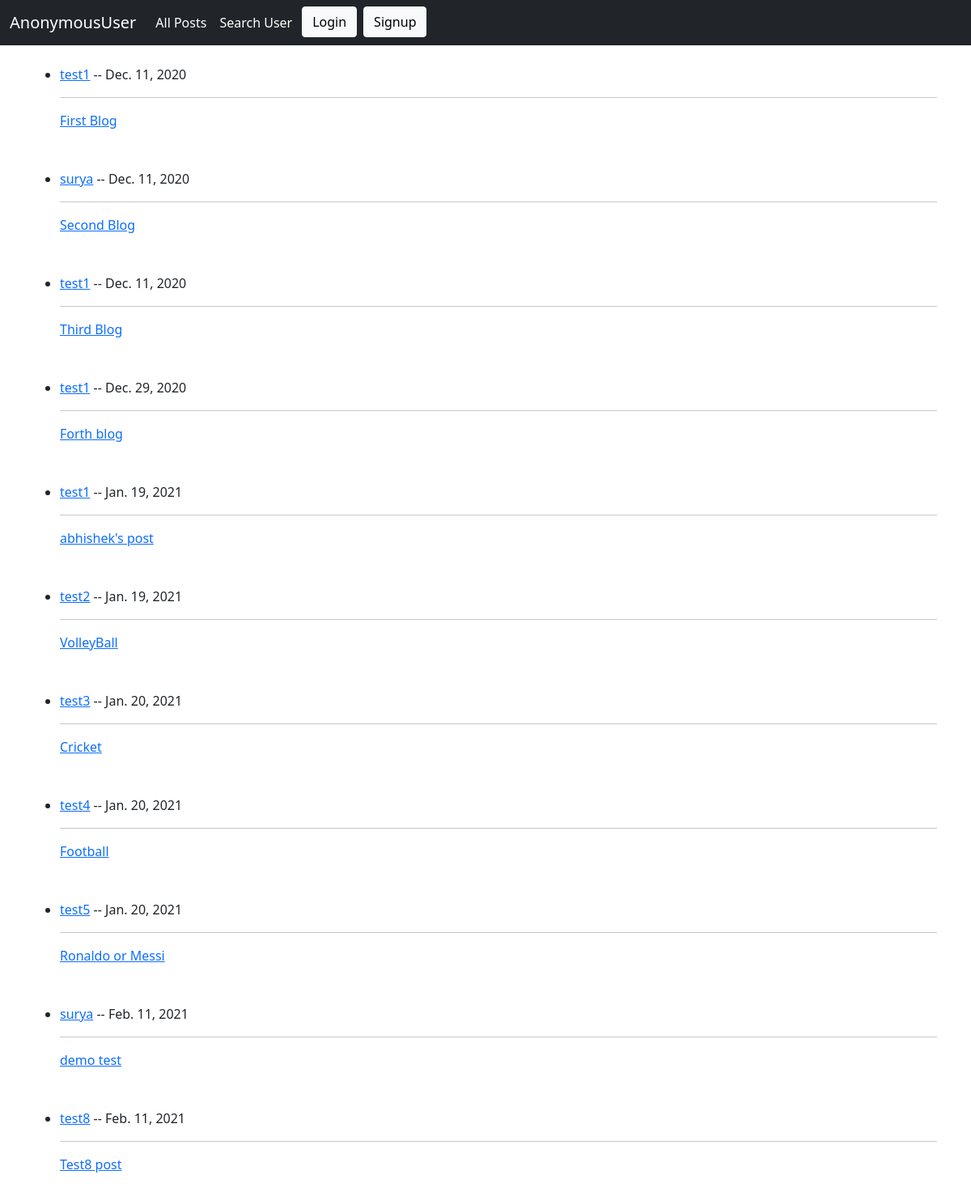
Screenshot of /blog/homeAll/ with the database file from the repository.
### blog/models.py (models this page shows, shortened)
class Post(models.Model):
    author=models.ForeignKey(User,on_delete=models.CASCADE)
    title=models.CharField(max_length=50)
    description=models.TextField(max_length=300)
    date=models.DateField(auto_now_add=True)
    like=models.ManyToManyField(User,related_name='blog_posts')

### blog/views.py (the view)
# urls.py: path('homeAll/',views.homeAll,name='homeAll'),
def homeAll(request):
    posts=Post.objects.all()
    data={'posts':posts}
    return render(request,'blog/home.html',data)

### blog/templates/blog/home.html
{% extends 'blog/base.html' %}
{% block body %}
<ul>
    {% for post in posts %}
    <li>
        {% if request.user.is_authenticated %}
            <a href="{% url 'userProfile' post.author %}">{{post.author}}</a>
        {% else %}
            <a href="{% url 'userProfileAnony' post.author %}">{{post.author}}</a>
        {% endif %}
        -- {{post.date}} <hr>
        <a href="{% url 'details' post.id %}">{{post.title}}</a>
        <br><br><br>
    </li>
    {% endfor %}
</ul>
{% endblock body %}

### blog/templates/blog/base.html (shortened to what this page needs)
<!doctype html>
<html lang="en">
  <head>
    <link href="https://cdn.jsdelivr.net/npm/bootstrap@5.0.0-beta1/dist/css/bootstrap.min.css" rel="stylesheet">
  </head>
  <body>
<nav class="navbar navbar-expand-lg navbar-dark bg-dark mb-4">
  <div class="container-fluid">
      {% if request.user %}
        <a class="navbar-brand" href="#">{{request.user}}</a>
      {% else %}
        <a class="navbar-brand" href="{% url 'homeAll' %}">Blog</a>
      {% endif %}
    <div class="collapse navbar-collapse" id="navbarSupportedContent">
      <ul class="navbar-nav me-auto mb-2 mb-lg-0">
        <li class="nav-item">
          <a class="nav-link active" aria-current="page" href="{% url 'homeAll' %}">All Posts</a>
        </li>
        {% if request.user.is_authenticated %}
        <li class="nav-item">
          <a class="nav-link active" aria-current="page" href="{% url 'home' %}">Home</a>
        </li>
        <li class="nav-item">
          <a class="nav-link active" href="{% url 'userProfile' request.user %}">Profile</a>
        </li>
        <li class="nav-item">
          <a class="nav-link active" href="{% url 'recipient' %}">Chat</a>
        </li>
        <li class="nav-item">
          <a class="nav-link active" href="{% url 'searchUser' %}">Search User</a>
        </li>
         <li class="nav-item mx-1">
        <button type="button" class="btn btn-primary " data-bs-toggle="modal" data-bs-target="#PostModal">
          Post
        </button>
        </li>
        <li class="nav-item">
              <a href="{% url 'logout' %}" type="button" class="btn btn-light ">Logout</a>
        </li>
        {% else %}
        <li class="nav-item">
          <a class="nav-link active" href="{% url 'searchUser' %}">Search User</a>
        </li>
        <li class="nav-item mx-1">
        <button type="button" class="btn btn-light " data-bs-toggle="modal" data-bs-target="#LoginModal">
          Login
        </button>
        </li>
        <li class="nav-item mx-1">
          <a type="button" class="btn btn-light " href="{% url 'account_home' %}">Signup</a>
        </li>
        {% endif %}
      </ul>
    </div>
  </div>
</nav>
<div class="container">
  {% block body %}
{% endblock body %}
</div>
  </body>
</html>

### rows the page displays
Post: author "test1", date "Dec. 11, 2020", title "First Blog"
Post: author "surya", date "Dec. 11, 2020", title "Second Blog"
Post: author "test1", date "Dec. 11, 2020", title "Third Blog"
Post: author "test1", date "Dec. 29, 2020", title "Forth blog"
Post: author "test1", date "Jan. 19, 2021", title "abhishek's post"
Post: author "test2", date "Jan. 19, 2021", title "VolleyBall"
Post: author "test3", date "Jan. 20, 2021", title "Cricket"
Post: author "test4", date "Jan. 20, 2021", title "Football"
Post: author "test5", date "Jan. 20, 2021", title "Ronaldo or Messi"
Post: author "surya", date "Feb. 11, 2021", title "demo test"
Post: author "test8", date "Feb. 11, 2021", title "Test8 post"

### other values shown
{{ request.user }} "AnonymousUser"
